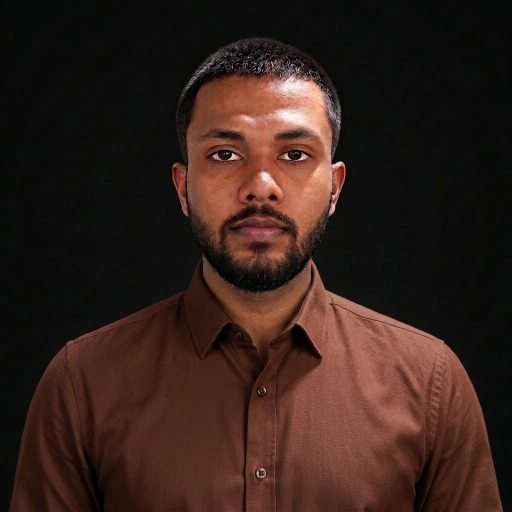
#> input picture assets/images/profile-me.jpeg, 1024 x 1024 px (shown at 1/2 size); its folder holds only this picture in this run
$ python optimize_images.py
#> lines starting #> are read from the running program, lines starting #| are printed output that depends on the picture
#!/usr/bin/env python3
from PIL import Image
from pathlib import Path
import sys

ROOT = Path(__file__).resolve().parents[1]
SRC_DIRS = [ROOT / 'assets' / 'images']
OUT_DIR = ROOT / 'assets' / 'images' / 'optimized'
SIZES = [320, 720, 1200]
QUALITY = 80

def ensure_out():
    OUT_DIR.mkdir(parents=True, exist_ok=True)

def process_image(p: Path):
    try:
        im = Image.open(p)
#> im is the input picture: PIL image 1024x1024 RGB; mean R, G, B 52.9, 33.2, 27
    except Exception as e:
        print(f"Skipping {p}: {e}")
        return

    name = p.stem
    for w in SIZES:
        try:
            # compute height preserving ratio
            ratio = w / im.width
            h = int(im.height * ratio)
            out_path = OUT_DIR / f"{name}-{w}.webp"
            im.resize((w, h), Image.LANCZOS).save(out_path, 'WEBP', quality=QUALITY, method=6)
            print(f"Wrote {out_path}")
        except Exception as e:
            print(f"Failed {p} @ {w}: {e}")
#> this loop made 3 passes
#> pass 1, in process_image, `im.resize((w, h), Image.LANCZOS).save(out_path, 'WEBP', quality=QUALIT..`:
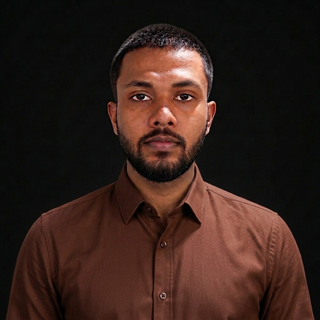
#> saved as profile-me-320.webp: PIL image 320x320 RGB; mean R, G, B 52.9, 33.2, 27

def main():
    ensure_out()
    exts = ['.png', '.jpg', '.jpeg']
    files = []
    for d in SRC_DIRS:
        files.extend([p for p in d.rglob('*') if p.suffix.lower() in exts])

    print(f"Found {len(files)} images")
    for f in files:
        process_image(f)

if __name__ == '__main__':
    main()
